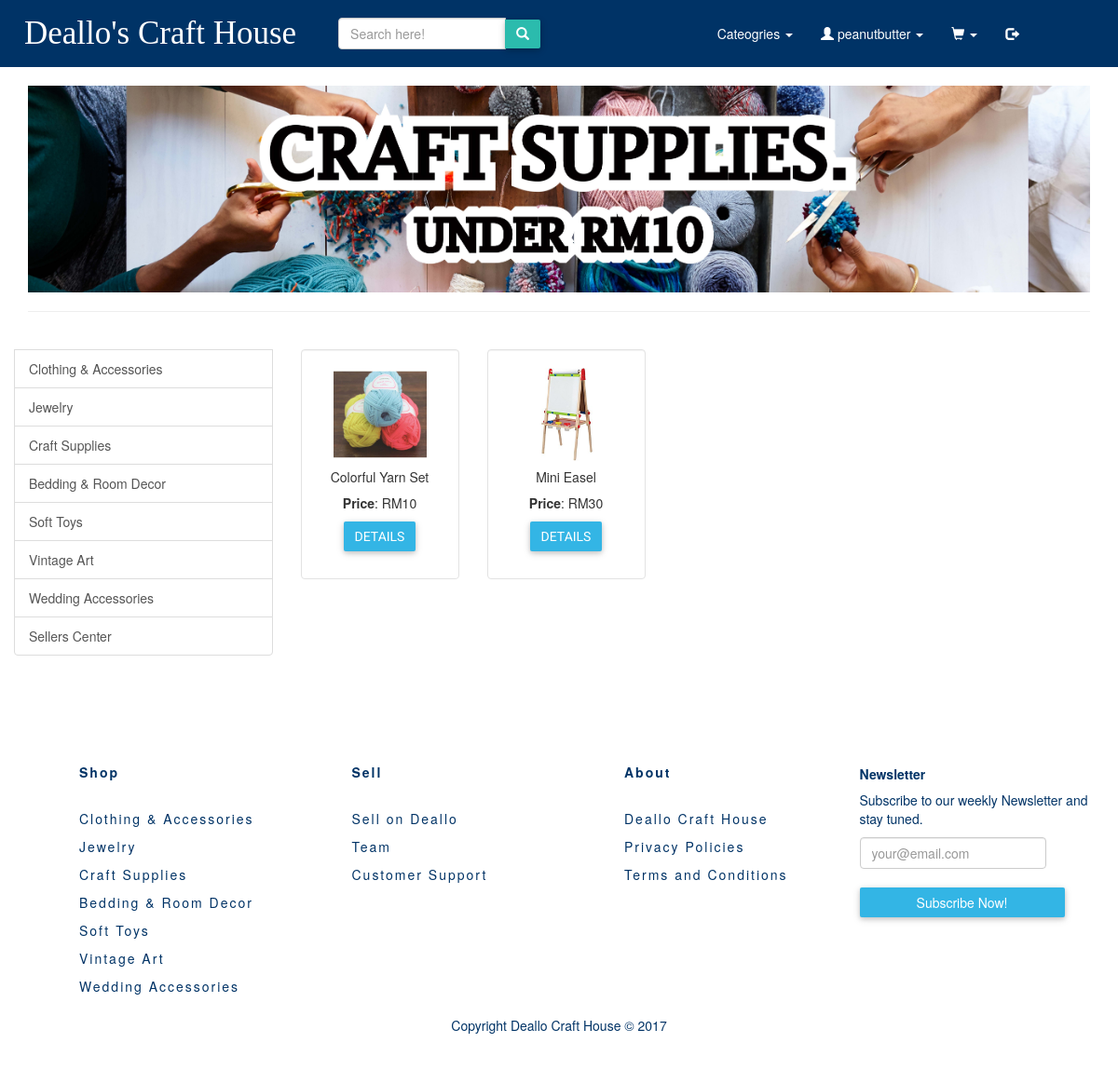
Page /pages/products/craftSupplies.php (signed in) on the committed database.
### tables this page shows
CREATE TABLE `product` (
  `id` int(11) NOT NULL,
  `name` varchar(80) NOT NULL,
  `summary` varchar(255) NOT NULL,
  `price` double NOT NULL,
  `quantity` varchar(10) NOT NULL,
  `image` varchar(100) NOT NULL,
  `product_owner` varchar(255) NOT NULL,
  `category` varchar(255) NOT NULL
);

### pages/products/craftSupplies.php (the view, shortened to what this page needs)
<?php include '../../includes/product_config.php' ?>
<!DOCTYPE html>
<html>
<head>
	<link rel="stylesheet=" href="../styles/bootstrap/bootstrap.css">
    <link rel="stylesheet" href="https://maxcdn.bootstrapcdn.com/bootstrap/3.3.7/css/bootstrap.min.css">
    <link rel="stylesheet" type="text/css" href="../../styles/test.css"/>
    <link rel="stylesheet" type="text/css" href="../../styles/footer.css"/>
    <link rel="stylesheet" type="text/css" href="../../styles/buttons.css"/>
</head>
<body>
<?php include "../../templates/navbar_product_pages.php" ?>
<div class="container">
	<div class="row">
        <div class="col-lg-7 col-md-7 col-sm-12 col-xs-12 coverImage">
            <img src="../../images/cover-art/craftCover.jpg" alt="Bedding decor cover art" height="100%" class="img-responsive" width="100%"/>
        </div>
    </div>
	<hr/>
	<div class="row">
		<div class="list-group col-lg-3 col-md-3 col-sm-5 col-xs-6">
    <br>
			<a href="clothingAcc.php" class="list-group-item">Clothing &amp; Accessories</a>
			<a href="jewelry.php" class="list-group-item">Jewelry</a>
			<a href="craftSupplies.php" class="list-group-item">Craft Supplies</a>
			<a href="bedding.php" class="list-group-item">Bedding &amp; Room Decor</a>
			<a href="softToys.php" class="list-group-item">Soft Toys</a>
			<a href="vintage.php" class="list-group-item">Vintage Art</a>
			<a href="wedding.php" class="list-group-item">Wedding Accessories</a>
			<a href="../myProducts.php" class="list-group-item">Sellers Center</a>
		</div>
		<br/>
	<div class="row" id="products" >
     <?php
        $stmt = $dbh->prepare('SELECT * FROM product WHERE category= "Craft Supplies" LIMIT 4 OFFSET 0');
        if ($stmt->execute()) {
            while ($row = $stmt->fetch()) {
        ?>
          <div class="col-md-2">
          <div class="well" style="background-color: white;">
              <img src="../../images/product_images/<?php echo $row['image']; ?>" class="img-responsive mx-auto d-block" width="100px" height="100px" />
              <div class="text-center">
                <h5><?php echo $row['name'] ?></h5>
                <p><strong>Price</strong>: RM<?php echo $row['price'] ?><br/></p>
                <p>
                    <button type="button" class="btn btn-info" data-toggle="modal" data-target="#myModal-<?php echo $row['id'] ?>">Details</button>
                </p>
              </div>
          </div>
          </div>
        <?php
            }
        }
        ?>
        </div>
	</div>
	</div>
</body>
 <?php include "../../templates/footer_products.php" ?>
</html>

### styles/test.css (style rules this page uses)
body { background-color: #FFFFFF; }
a { color: inherit; }
.coverImage { width:100%; }
img { margin: auto; display: block; }

### styles/buttons.css (style rules this page uses)
button { font-family: 'Roboto', sans-serif; text-transform: uppercase; }
.btn { border-radius: 2px; border: 0; transition: .2s ease-out; color: #fff; box-shadow: 0 2px 5px 0 rgba(0, 0, 0, 0.16), 0 2px 10px 0 rgba(0, 0, 0, 0.12); }
.btn-info { background: #33b5e5; }

### rows in the picture
product: image (picture), name "Colorful Yarn Set", price "10"
product: image (picture), name "Mini Easel", price "30"

### other values in the picture
$_SESSION['username'] "peanutbutter"
